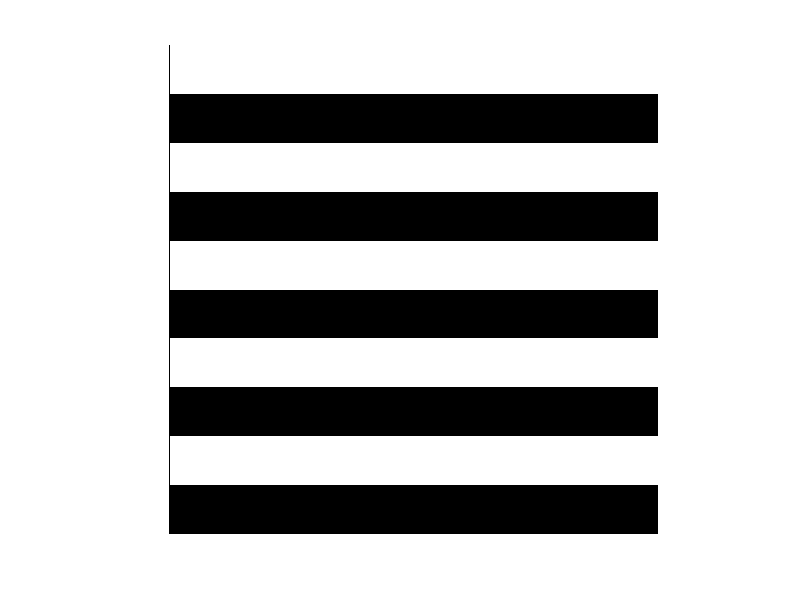
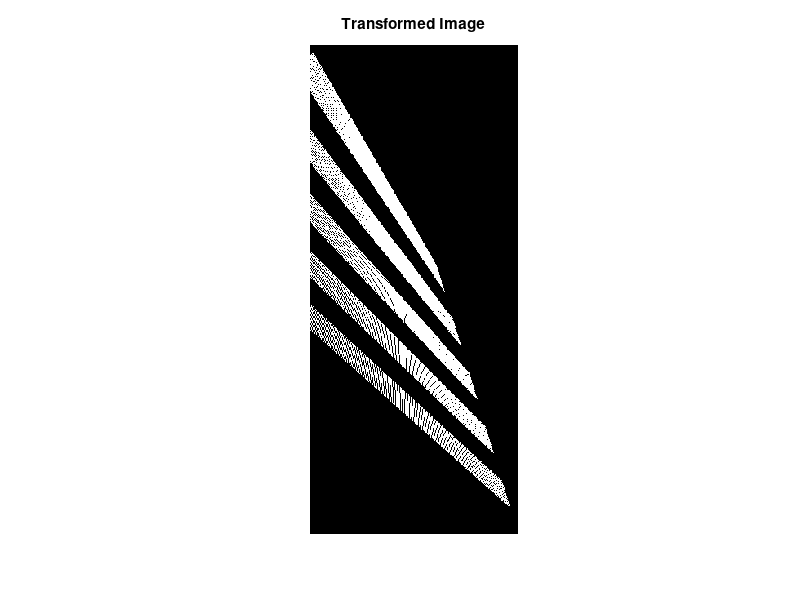

The MATLAB source for these figures, in order:
clc
clear
close all
a=ones(30,300);
f=zeros(300,300);
for k=1:10
    d=mod(k,2);
    f(30*(k-1)+1:30*k,:)=d*a;
end
figure,imshow(f,[])
[u,v]=ginput(4);
t=pi/3;
[M,N]=size(f);
for m = 1:M
    for n = 1:N
        x=fix(10+m*cos(t)+n*sin(t)+0.002*m*n);
        y=fix(6-m*sin(t)+n*cos(t)+0.004*m*n);
        if x>0 && y>0
            Transform(x,y)=f(m,n);
        end
    end
end
[X,Y]=size(Transform);
figure,imshow(Transform,[]),title('Transformed Image')
% for x=1:X
%     for y=1:Y
%         M=[cos(Transform) sin(Transform);-sin(Transform) cos(Transform)];
%         c=[10+0.02;6+0.004];
%         p=M\([x;y]-c);
%         p1=p(1);
%         p2=p(2);
%         r=interp2(f,p1,p2,'Nearest Neighborhood');
%         gs(x,y)=r;
%     end
% end
[x,y]=ginput(4);
X=[x,y,[1;1;1;1]];
U=[u,v,[1;1;1;1]];
A=U\X;
    
